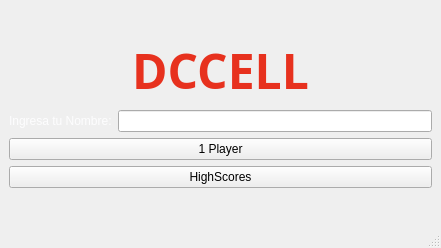
<?xml version="1.0" encoding="UTF-8"?>
<ui version="4.0">
 <class>MainWindow</class>
 <widget class="QMainWindow" name="MainWindow">
  <property name="geometry">
   <rect>
    <x>0</x>
    <y>0</y>
    <width>441</width>
    <height>248</height>
   </rect>
  </property>
  <property name="windowTitle">
   <string>MainWindow</string>
  </property>
  <widget class="QWidget" name="centralwidget">
   <layout class="QVBoxLayout" name="verticalLayout">
    <item>
     <spacer name="verticalSpacer">
      <property name="orientation">
       <enum>Qt::Vertical</enum>
      </property>
      <property name="sizeHint" stdset="0">
       <size>
        <width>20</width>
        <height>40</height>
       </size>
      </property>
     </spacer>
    </item>
    <item>
     <widget class="QLabel" name="label">
      <property name="palette">
       <palette>
        <active>
         <colorrole role="WindowText">
          <brush brushstyle="SolidPattern">
           <color alpha="255">
            <red>231</red>
            <green>49</green>
            <blue>30</blue>
           </color>
          </brush>
         </colorrole>
        </active>
        <inactive>
         <colorrole role="WindowText">
          <brush brushstyle="SolidPattern">
           <color alpha="255">
            <red>231</red>
            <green>49</green>
            <blue>30</blue>
           </color>
          </brush>
         </colorrole>
        </inactive>
        <disabled>
         <colorrole role="WindowText">
          <brush brushstyle="SolidPattern">
           <color alpha="255">
            <red>127</red>
            <green>127</green>
            <blue>127</blue>
           </color>
          </brush>
         </colorrole>
        </disabled>
       </palette>
      </property>
      <property name="font">
       <font>
        <family>Trebuchet MS</family>
        <pointsize>36</pointsize>
        <weight>75</weight>
        <bold>true</bold>
       </font>
      </property>
      <property name="text">
       <string>DCCELL</string>
      </property>
      <property name="alignment">
       <set>Qt::AlignCenter</set>
      </property>
     </widget>
    </item>
    <item>
     <layout class="QHBoxLayout" name="horizontalLayout">
      <item>
       <widget class="QLabel" name="label_2">
        <property name="palette">
         <palette>
          <active>
           <colorrole role="WindowText">
            <brush brushstyle="SolidPattern">
             <color alpha="255">
              <red>253</red>
              <green>253</green>
              <blue>254</blue>
             </color>
            </brush>
           </colorrole>
          </active>
          <inactive>
           <colorrole role="WindowText">
            <brush brushstyle="SolidPattern">
             <color alpha="255">
              <red>253</red>
              <green>253</green>
              <blue>254</blue>
             </color>
            </brush>
           </colorrole>
          </inactive>
          <disabled>
           <colorrole role="WindowText">
            <brush brushstyle="SolidPattern">
             <color alpha="255">
              <red>127</red>
              <green>127</green>
              <blue>127</blue>
             </color>
            </brush>
           </colorrole>
          </disabled>
         </palette>
        </property>
        <property name="text">
         <string>Ingresa tu Nombre:</string>
        </property>
       </widget>
      </item>
      <item>
       <widget class="QLineEdit" name="lineEdit"/>
      </item>
     </layout>
    </item>
    <item>
     <widget class="QPushButton" name="onePlayer">
      <property name="text">
       <string>1 Player</string>
      </property>
     </widget>
    </item>
    <item>
     <widget class="QPushButton" name="hsBut">
      <property name="text">
       <string>HighScores</string>
      </property>
     </widget>
    </item>
    <item>
     <spacer name="verticalSpacer_2">
      <property name="orientation">
       <enum>Qt::Vertical</enum>
      </property>
      <property name="sizeHint" stdset="0">
       <size>
        <width>20</width>
        <height>40</height>
       </size>
      </property>
     </spacer>
    </item>
   </layout>
  </widget>
  <widget class="QMenuBar" name="menubar">
   <property name="geometry">
    <rect>
     <x>0</x>
     <y>0</y>
     <width>441</width>
     <height>22</height>
    </rect>
   </property>
  </widget>
  <widget class="QStatusBar" name="statusbar"/>
 </widget>
 <resources/>
 <connections/>
</ui>
